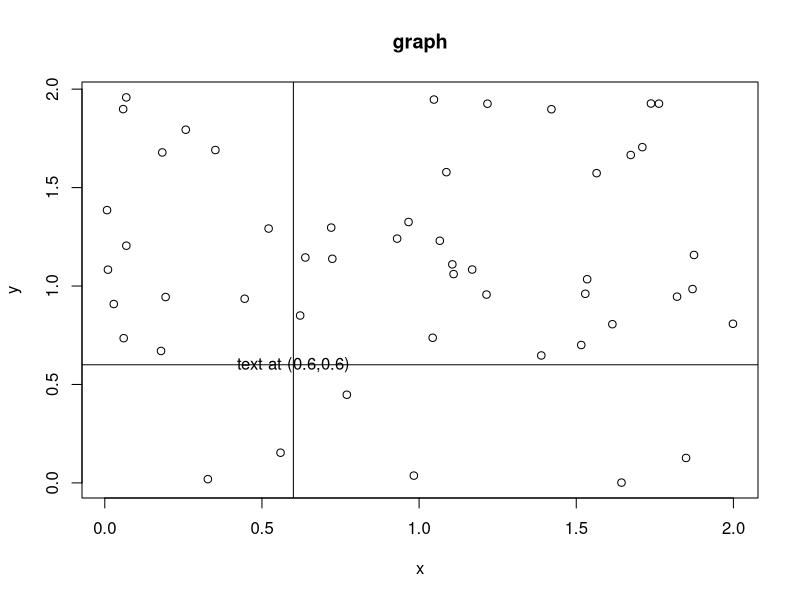

Source code (R):
# -*- coding: utf-8 -*-

# 作者：Sosai
# 时间：2022/4/20  9:52 
# 名称：SixthClass.R
# 工具：PyCharm
# x <- read.table(file = "R_learning/data/numgrade.txt", header = TRUE)
# numgrade <- tapply(x$levers, INDEX = x$levers, FUN = length)
# barplot(numgrade,
#         xlab = "level",
#         ylab = "number",
#         ylim = c(0, 30)) #对向量画柱形图
# barplot(numgrade,
#         ylab = "level",
#         xlab = "number",
#         xlim = c(0, 30),
#         names.arg = c("best", "good", "ok")) #对向量画条形图并给出类别标签

# numgrade <- table(x$sex, x$levers) #2行3列的矩阵（table可统计数据的频数）
# barplot(numgrade,
#         col = c(2, 3),
#         beside = TRUE,
#         xlab = "level",
#         ylab = "count",
#         ylim = c(0, 20),
#         names.arg = c("A", "B", "C"))

# legend("topright",
#        c("male", "female"),
#        pch = c(15, 15),
#        col = c(2, 3))
# numgrade <- t(numgrade)
# barplot(numgrade,
#         col = c(4, 5, 6),
#         beside = TRUE,
#         xlab = "sex",
#         ylab = "count",
#         ylim = c(0, 20),
#         names.arg = c("female", "male"))
# legend("topright",
#        c("A", "B", "C"),
#        pch = c(10, 10, 10, 10),
#        col = c(4, 5, 6),
#        horiz = TRUE,
#        cex = 1)

x <- runif(50, 0, 2)
y <- runif(50, 0, 2)
plot(x, y, main = "graph", xlab = "x", ylab = "y")
text(0.6, 0.6, "text at (0.6,0.6)")
abline(h = 0.6, v = 0.6)

